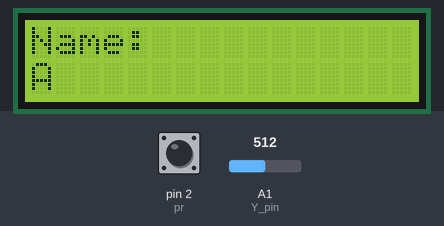
Recording of a sketch running on a simulated Arduino Uno, built with avr-gcc and run on an emulated ATmega328P. Parts: 16×2 character LCD. The test bench sets the inputs (shaded band); at power-on: A1 (Y_pin) = 512, pin 2 (pr) HIGH.

Above: at 1.2 s.
1.3 s: A1 (Y_pin) set to 12
3.0 s: A1 (Y_pin) set to 9
At 3.8 s:
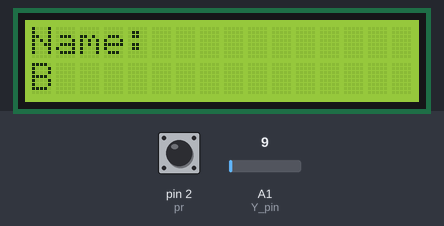
6.0 s: pin 2 (pr) pulled LOW for 0.15 s
At 7.9 s:
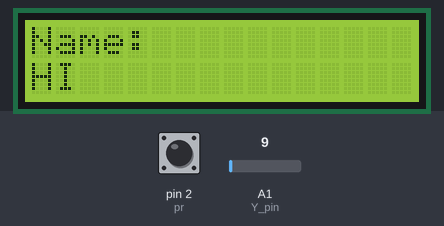
9.1 s: pin 2 (pr) pulled LOW for 1 s
At 11.4 s:
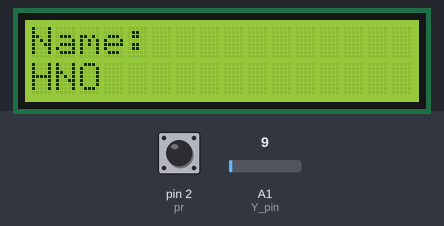
13.0 s: pin 2 (pr) pulled LOW for 0.15 s
At 14.9 s:
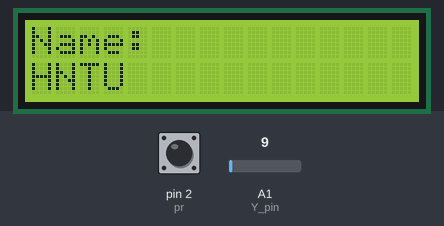
16.1 s: A1 (Y_pin) set to 1023
At 19.4 s:
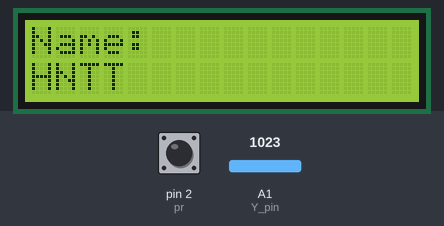
Timing chart, 0 to 20.9 s (numbered marks = the images above; inputs shaded):
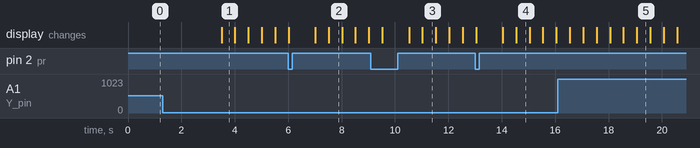

The sketch:

Name_Print.ino
```cpp
/*
  Name Print

 This sketch prints the name of the user to the LCD.

 by Javier Rodriguez

*/

// Arduino joystick pin numbers
const int pr = 2; // digital pin connected to switch output
const int X_pin = A0; // analog pin connected to X output
const int Y_pin = A1; // analog pin connected to Y output

// Library Codes
#include <Wire.h>
#include <LiquidCrystal_I2C.h>
#include <AlignedJoy.h>

// initialize the library with the numbers of the interface pins
LiquidCrystal_I2C lcd(7, 8, 9, 10, 11, 12);

// new joystick object
AlignedJoy joystick_1(X_pin, Y_pin);

void setup() {
  pinMode(pr, INPUT);
  digitalWrite(pr, HIGH);

  // set up the LCD's number of columns and rows
  lcd.begin(16, 2);

  // Print a message to the LCD
  lcd.print("Name:");
}

// column number
int i = 0;

// Letter number
char j = 'A';

void loop() {

  // set the cursor to column i, line 1
    lcd.setCursor(i, 1);

  // when button is pressed, move column
  if (digitalRead(pr) == 0) {
    i++;
    delay(500);
  }

  // print the number of times up
  if (joystick_1.read(Y) < 11) {
    j++;
    delay(500);
  } else if (joystick_1.read(Y) > 1014) {
    j--;
    delay(500);
  }

  lcd.print(j);
}
```

Measured:
- the behaviour switches between 11 and 10 on A1 (Y_pin) (found by bisection; images 0 and 1)
- after the input at 1.3 s, every drawn part: stays the same
- after the input at 3.0 s, the display: changes after 0.50 s (image 1)
- what the display in image 1 shows lasts 0.5 s, from 3.5 s to 4.0 s
